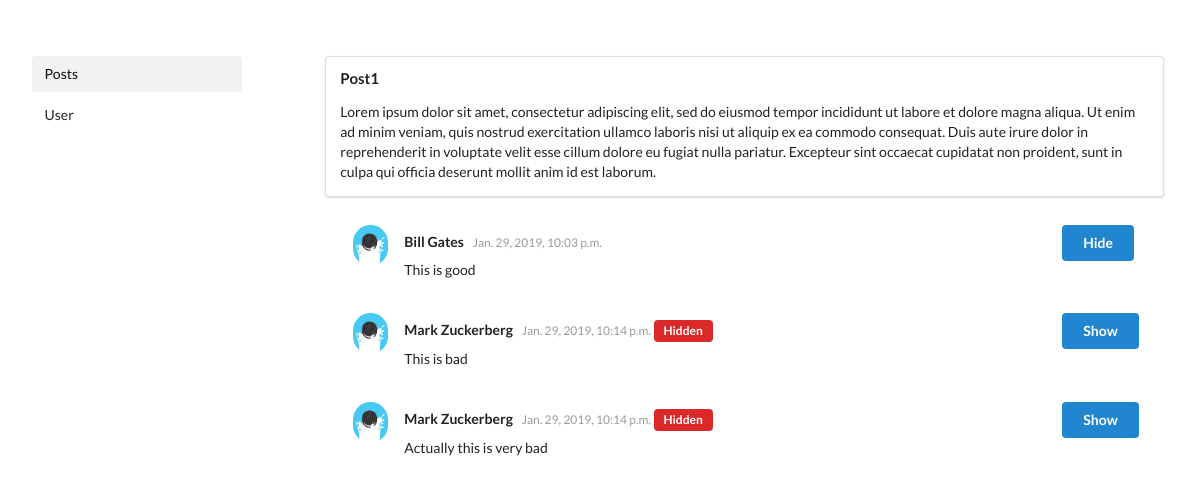
/blogs/admin/post/1/ (signed in), run on an earlier commit of the app's database.
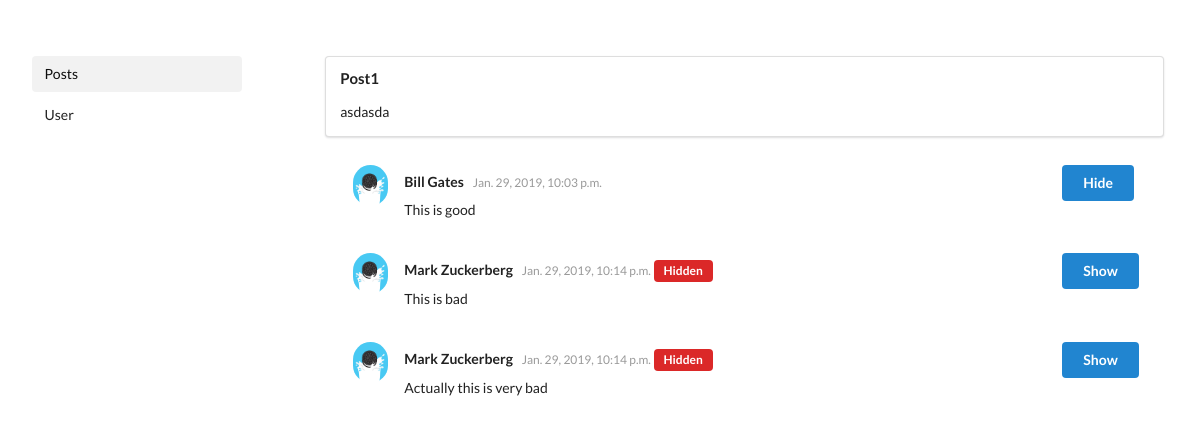
And on a later commit of the database.
### blogs/models.py (models this page shows, shortened)
class Post(models.Model):
    post_id = models.AutoField(primary_key=True)
    post_title = models.CharField(max_length=30, unique=True)
    post_content = models.CharField(max_length=2500)
    timestamp = models.DateTimeField(auto_now_add=True)
    class Meta:
        ordering = ('post_title',)

### blogs/views.py (the view)
# urls.py: path('admin/post/<int:post_id>/', views.admin_post_detail, name='admin_post_detail'),
@staff_member_required(login_url='blogs:admin_login')
def admin_post_detail(request, post_id):
    post = get_object_or_404(Post, pk=post_id)
    return render(request, 'blogs/admin_post_detail.html', {'post': post})

### blogs/templates/blogs/admin_post_detail.html
{% extends 'base_admin_posts.html' %}
{% block content %}
  <div class="row">
    <div class="ui segment">
      <h4 class="ui header">{{ post.post_title }}</h4>
      <p>{{ post.post_content }}</p>
    </div>
  </div>
  <div class="ui basic segment">
    <div class="ui grid container">
      {% for comment in post.comment_set.all %}
        <div class="fourteen wide column">
          <div class="ui feed">
            <div class="event">
              <div class="label">
                {% load static %}
                <img src="{% static 'blogs/oreo.jpg' %}" alt="Avatar">
              </div>
              <div class="content">
                <div class="summary">
                  {{ comment.user.user.first_name }} {{ comment.user.user.last_name }}
                  <div class="date">
                    {{ comment.timestamp }}
                  </div>
                  {% if comment.is_hidden %}
                    <div class="ui red horizontal label">Hidden</div>
                  {% endif %}
                </div>
                <div class="extra text">
                  {{ comment.comment_content }}
                </div>
              </div>
            </div>
          </div>
        </div>
        <div class="two wide column">
          {% if comment.is_hidden %}
            <a class="ui primary button" href="{% url 'blogs:show_comment' comment.comment_id %}">Show</a>
          {% else %}
            <a class="ui primary button" href="{% url 'blogs:hide_comment' comment.comment_id %}">Hide</a>
          {% endif %}
        </div>
      {% endfor %}
    </div>
  </div>
{% endblock %}

What changed in the data, as far as the page shows it:
changed Post "Post1": post_content "Lorem ipsum dolor sit amet, consectetur adipiscing elit, sed do eiusmod tempor incididunt ut labore et dolore magna aliqua. Ut enim ad minim veniam, quis nostrud exercitation ullamco laboris nisi ut aliquip ex ea commodo consequat. Duis aute irure dolor in reprehenderit in voluptate velit esse cillum dolore eu fugiat nulla pariatur. Excepteur sint occaecat cupidatat non proident, sunt in culpa qui officia deserunt mollit anim id est laborum." → "asdasda"
